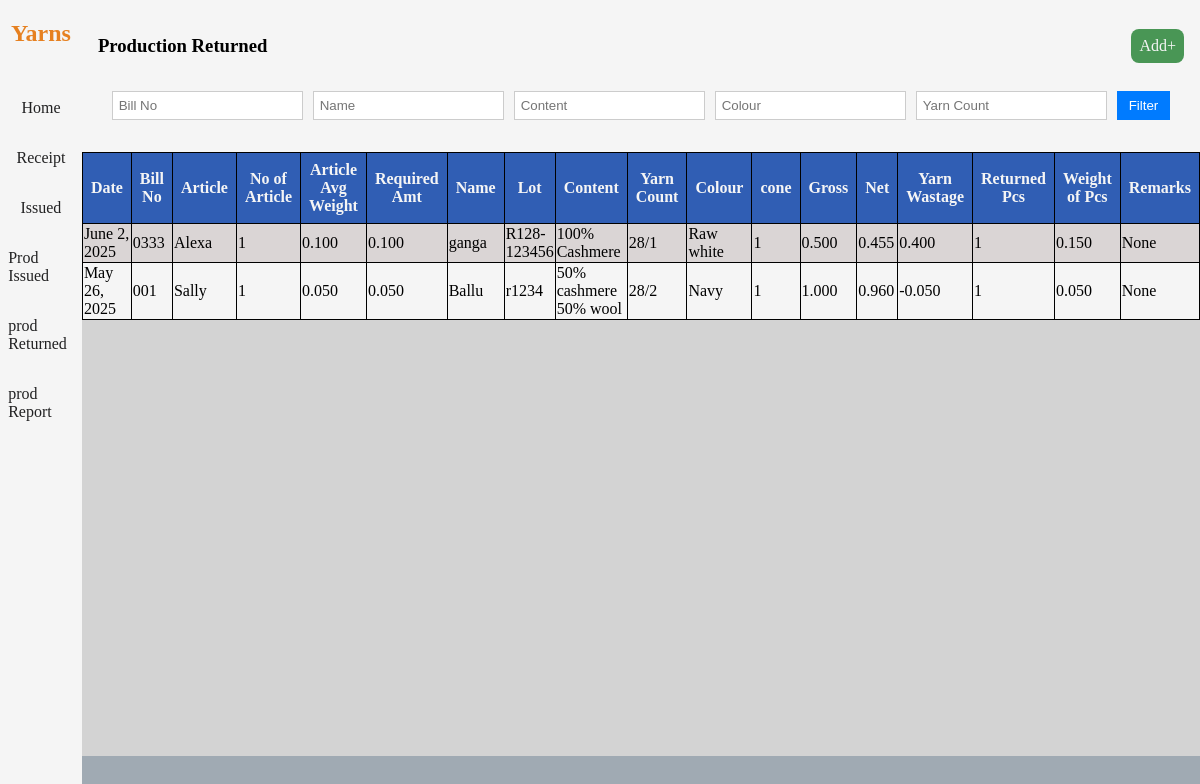
/production_return/, run on the app's committed database.
### stock/models.py (models this page shows, shortened)
class Production_Return(models.Model):
    date = models.DateField(auto_now_add=True)
    bill_no = models.CharField(max_length=50)
    name = models.CharField(max_length=50, editable=False)
    yarn_lot = models.CharField(max_length=50, editable=False)
    content = models.CharField(max_length=50, editable=False)
    yarn_count = models.CharField(max_length=50, editable=False)
    colour = models.CharField(max_length=50, null=True, editable=False)
    no_of_cones = models.PositiveIntegerField()
    avg_cone_weight = models.DecimalField(max_digits=10, decimal_places=3)
    gross_weight = models.DecimalField(max_digits=10, decimal_places=3)
    net_weight = models.DecimalField(max_digits=6, decimal_places=3, editable=False, null=True)
    remarks = models.CharField(max_length=50, null=True, default="", blank=True)
    article = models.CharField(max_length=50, blank=True, editable=False)
    no_of_article = models.PositiveIntegerField(null=True, blank=True, editable=False)
    average_weight_of_article = models.DecimalField(max_digits=10, decimal_places=3, null=True, blank=True, editable=False)
    required_weight_for_prod = models.DecimalField(max_digits=10, decimal_places=3, editable=False, null=True)
    total_usage = models.DecimalField(max_digits=10, decimal_places=3, editable=False, null=True)
    yarn_wastage = models.DecimalField(max_digits=10, decimal_places=3, editable=False, null=True)
    no_of_returned_article = models.PositiveIntegerField(null=True)
    weight_of_returned_article =  models.DecimalField(max_digits=10, decimal_places=3, null=True)

### stock/views.py (the view)
# urls.py: path('production_return/', views.production_return, name='production_return'),
def production_return(request):
    datas = Production_Return.objects.all().order_by('-date')
    bill_no = request.GET.get('bill_no')
    name = request.GET.get('name')
    content = request.GET.get('content')
    colour = request.GET.get('colour')
    yarn_count = request.GET.get('yarn_count')
    if bill_no:
        datas = datas.filter(bill_no__icontains=bill_no)
    if name:
        datas = datas.filter(name__icontains=name)
    if content:
        datas = datas.filter(content__iexact=content)
    if yarn_count:
        datas = datas.filter(yarn_count__iexact=yarn_count)
    if colour:
        datas = datas.filter(colour__icontains=colour)
    if request.method == 'POST':
        form = Production_Return_Form(request.POST)
        if form.is_valid():
            data = form.save(commit= False)
            data.save()
            return redirect('production_return')
    else:
        form = Production_Return_Form()
    context = {
        'form': form,
        'datas': datas,
        'filters': {
            'bill_no': bill_no or '',
            'name': name or '',
            'content': content or '',
            'colour': colour or '',
            'yarn_count': yarn_count or '',
        }
    }
    return render(request, 'production_return.html', context)

### stock/forms.py
class Production_Return_Form(ModelForm):
    class Meta:
        model = Production_Return
        fields = '__all__'

### stock/templates/production_return.html (shortened to what this page needs)
{% extends 'base.html' %}
{% block heading %}Production Returned{% endblock %}
{% block addbutton %}<div class="add-button">Add+</div>{% endblock %}
{% block filter %}
<form method="get" class="filter-form">
    <input type="text" name="bill_no" placeholder="Bill No" value="{{ filters.bill_no }}">
    <input type="text" name="name" placeholder="Name" value="{{ filters.name }}">
    <input type="text" name="content" placeholder="Content" value="{{ filters.content }}">
    <input type="text" name="colour" placeholder="Colour" value="{{ filters.colour }}">
    <input type="text" name="yarn_count" placeholder="Yarn Count" value="{{ filters.yarn_count }}">
    <button type="submit">Filter</button>
</form>
{% endblock %}
{% block table %}
<table>
  <thead>
    <tr>
            <th>Date</th>
            <th>Bill No</th>
            <th>Article</th>
            <th>No of Article</th>
            <th>Article Avg Weight</th>
            <th>Required Amt</th>
            <th>Name</th>
            <th>Lot</th>
            <th>Content</th>
            <th>Yarn Count</th>
            <th>Colour</th>
            <th>cone</th>
            <th>Gross</th>
            <th>Net</th>
            <th>Yarn Wastage</th>
            <th>Returned Pcs</th>
            <th>Weight of Pcs</th>
            <th>Remarks</th>
        </tr>
  </thead>
      <tbody>
          {% for data in datas %}
        <tr class="clickable-row" data-href="{% url 'production_return_edit' data.id %}" tabindex="0">
            <td>{{ data.date }}</td>
            <td>{{ data.bill_no }}</td>
            <td>{{ data.article }}</td>
            <td>{{ data.no_of_article }}</td>
            <td>{{ data.average_weight_of_article }}</td>
            <td>{{ data.required_weight_for_prod }}</td>
            <td>{{ data.name }}</td>
            <td>{{ data.yarn_lot }}</td>
            <td>{{ data.content }}</td>
            <td>{{ data.yarn_count }}</td>
            <td>{{ data.colour }}</td>
            <td>{{ data.no_of_cones }}</td>
            <td>{{ data.gross_weight }}</td>
            <td>{{ data.net_weight }}</td>
            <td>{{ data.yarn_wastage }}</td>
            <td>{{ data.no_of_returned_article }}</td>
            <td>{{ data.weight_of_returned_article }}</td>
            <td>{{ data.remarks }}</td>
        </tr>
        {% endfor %}
      </tbody>
    </table>
{% endblock %}

### templates/base.html (style rules this page uses)
body { padding: 0; margin: 0; display: flex; flex-direction: row; background-color: rgb(160, 170, 179); }
.add-button { background-color: rgb(73, 150, 85); padding: .5rem; border-radius: .5rem; color: whitesmoke; }
thead th { position: sticky; top: 0; background-color: rgb(48, 94, 180); color: white; z-index: 2; padding: 0.5rem; }
table { width: 100%; background-color: whitesmoke; }
table th { background-color: rgb(48, 94, 180); color: whitesmoke; position: sticky; }
table, th, td { border: solid 1px black; border-collapse: collapse; }
table tr { cursor: pointer; }
table tr:nth-child(odd) { background-color: rgb(218, 213, 213); }
.filter-form { margin: 1rem 0; display: flex; flex-wrap: wrap; gap: 10px; }
.filter-form input, .filter-form select { padding: 6px; border: 1px solid #ccc; }
.filter-form button { padding: 6px 12px; background-color: #007bff; color: white; border: none; cursor: pointer; }

### data on the page
Production_Return: date "June 2, 2025", bill_no "0333", article "Alexa", no_of_article "1", average_weight_of_article "0.100", required_weight_for_prod "0.100", name "ganga", yarn_lot "R128-123456", content "100% Cashmere", yarn_count "28/1", colour "Raw white", no_of_cones "1", gross_weight "0.500", net_weight "0.455", yarn_wastage "0.400", no_of_returned_article "1", weight_of_returned_article "0.150", remarks "None"
Production_Return: date "May 26, 2025", bill_no "001", article "Sally", no_of_article "1", average_weight_of_article "0.050", required_weight_for_prod "0.050", name "Ballu", yarn_lot "r1234", content "50% cashmere 50% wool", yarn_count "28/2", colour "Navy", no_of_cones "1", gross_weight "1.000", net_weight "0.960", yarn_wastage "-0.050", no_of_returned_article "1", weight_of_returned_article "0.050", remarks "None"
